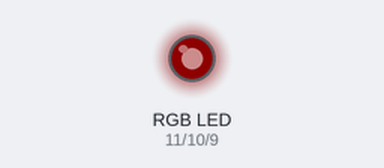
A sketch run on a simulated Arduino Uno, built with avr-gcc and run on an emulated ATmega328P. Shown: an RGB LED mixed from three pins (HIGH = lit). Dim RGB values are drawn brighter than linear.

Above: at 0.15 s.
At 5.25 s:
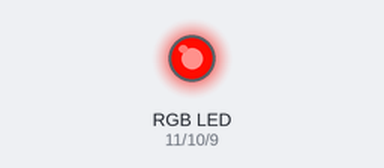
At 10.06 s:
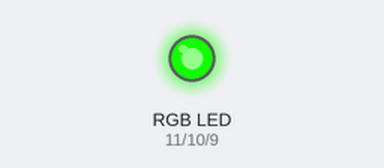
At 19.97 s:
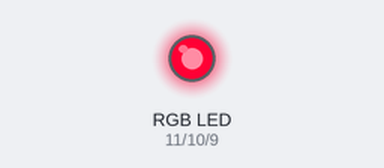
At 29.89 s:
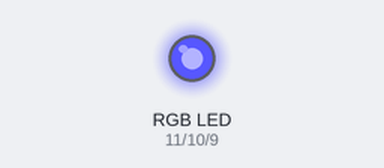
At 39.8 s:
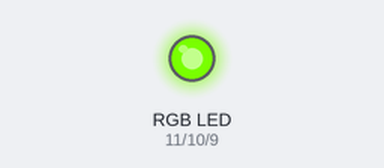
Timing chart, 0 to 40.0 s (numbered marks = the images above):
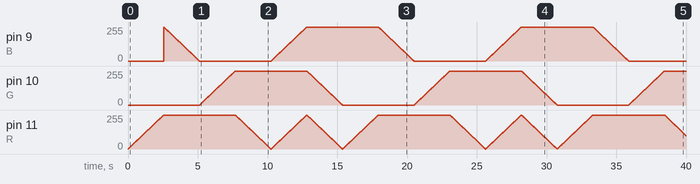

The sketch:

Fitaledrgb.ino
```cpp
/* ===== Controlando fita de LED RGB com o Arduino =====

   Autor: Krispypad07102727#
   Data: 27/06/2023

   ===================================================== */
//nomeando os pinos PWM do arduino conforme as cores do padrão RGB
   #define R 11
   #define G 10
   #define B 9
//variáveis de controle para cada cor do padrão RGB
   int vermelho, verde, azul;
void setup() {
//setando os pinos PWM do Arduino como saída
  pinMode(R, OUTPUT);
  pinMode(G, OUTPUT);
  pinMode(B, OUTPUT);
}
void loop() {
//incrementa a cor vermelha gradativamente, atingindo a cor magenta
  for (vermelho = 0; vermelho <= 255; vermelho++){
    analogWrite(R, vermelho);
    delay(10);
  }
//remove a cor azul gradativamente, atingindo a cor vermelha pura
  for (azul = 255; azul >= 0; azul--){
    analogWrite(B, azul);
    delay(10);
  }
//incrementa a cor verde gradativamente, atingindo a cor amarela
  for (verde = 0; verde <= 255; verde++){
    analogWrite(G, verde);
    delay(10);
  }
//remove a cor vermelha gradativamente, atingindo a cor verde pura
  for (vermelho = 255; vermelho >= 0; vermelho--){
    analogWrite(R, vermelho);
    delay(10);
  }
//adiciona a cor azul gradativamente, atingindo a cor ciano
  for (azul = 0; azul <= 255; azul++){
    analogWrite(B, azul);
    analogWrite(R, azul);
    delay(10);
  }
//remove a cor verde gradativamente, atingindo a cor azul pura
  for (verde = 255; verde >= 0; verde--){
    analogWrite(G, verde);
    analogWrite(R, verde);
    delay(10);
  }
//reinicia o ciclo
}
```
